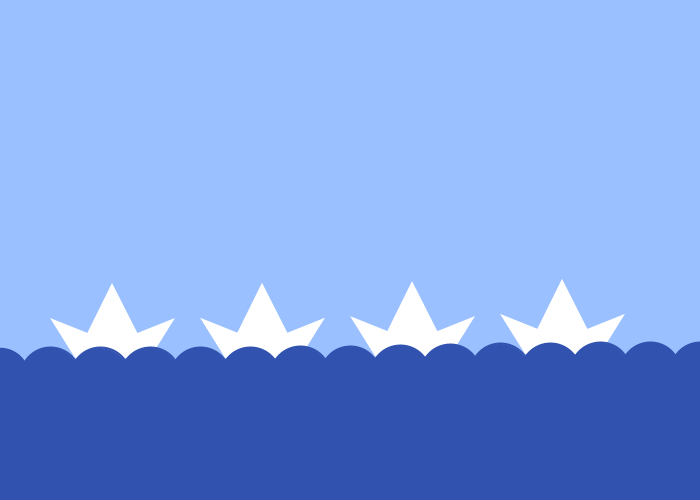
Frame 1 (no input)
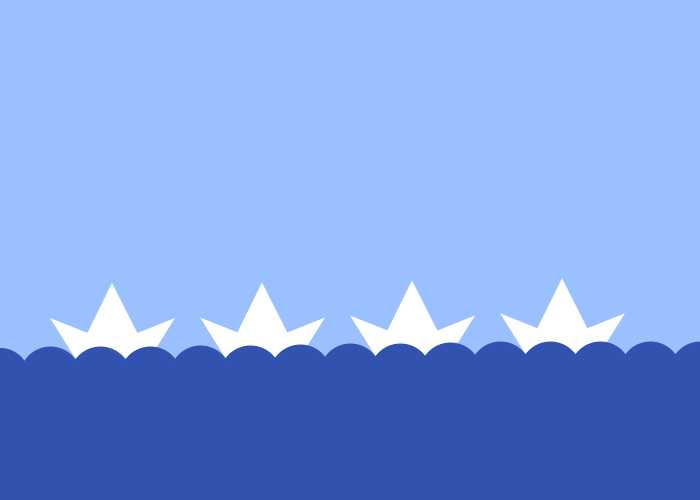
Frame 60 (the mouse pressed at the canvas centre just before this capture)
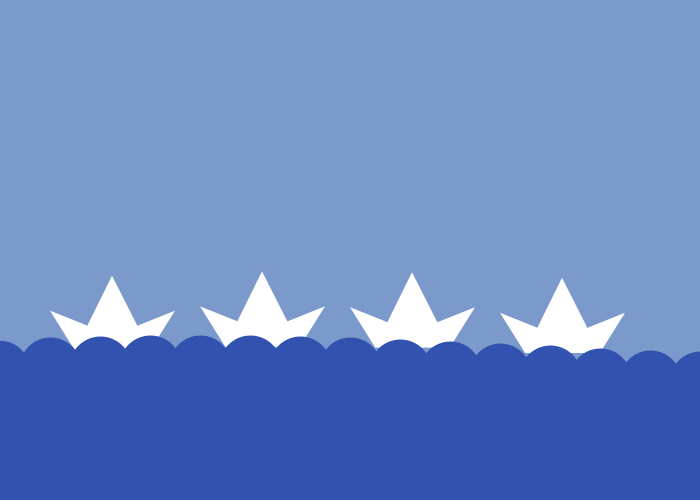
Frame 120 (the mouse held since frame 60 and released just before this capture)

The Processing sketch that drew these frames (run headless with seeded random() and noise(); from frame 60 on, the mouse is pressed at the canvas centre):

// Processing sketch: processing_174083
// ── processing_174083.pde

//Wasser

void setup()
{
 size(700,500); 
 colorMode(HSB, 360,100,100);
}

void draw()
{

 float blue = map(mouseX, 0, width, 100, 60);
 float m = map(mouseX,0, width,3,15);

background(218,39,blue);

for (int i=0; i<600; i+=150)
{
//Schiffchen
float wave = sin(millis()/100.0+i)*m;
pushMatrix();
translate(i, height/2+5);
fill(360,0,100);
noStroke();
triangle(75,100+wave,50,60+wave,150,100+wave);
triangle(75,100+wave,112,25+wave,150,100+wave);
triangle(75,100+wave,175,60+wave,150,100+wave);
popMatrix();
}


//Wellen

for (int i=0; i<=700; i+=50)
{
  float wave = sin(millis()/100.0+i)*m;
pushMatrix();
fill(224,72,69);
ellipse(i,375+wave,60,60);
strokeWeight(2);
stroke(224,72,69);
//line(i,375,i,600);
popMatrix();
}
rect(0,370,width,height);
}   
